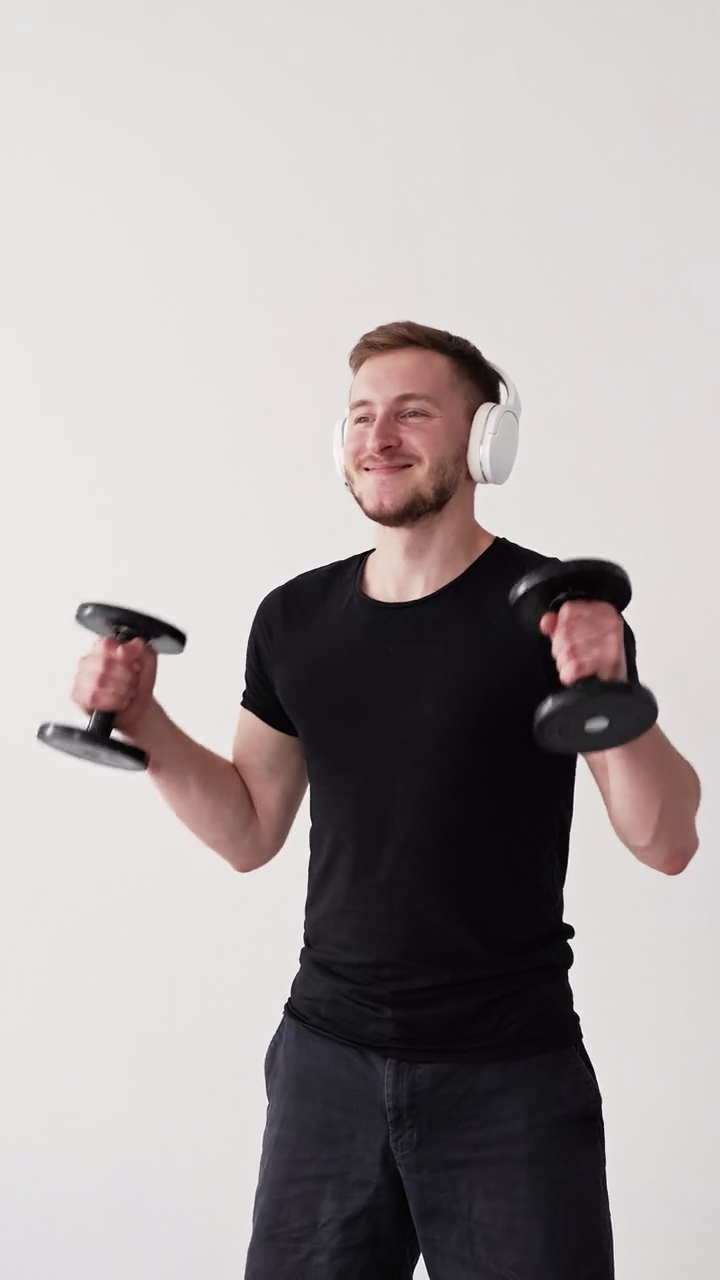
#> input picture frame 36 of data/fg/sportman.mp4, 720 x 1280 px, given in place of inter_video.mp4, which was not available
$ python compare2.py
#> lines starting #> are read from the running program, lines starting #| are printed output that depends on the picture
import cv2
import numpy as np


def resize_two_videos_keep_aspect_ratio(video1_path, video2_path, output_path):
    # 打开两个视频文件
    cap1 = cv2.VideoCapture(video1_path)
    cap2 = cv2.VideoCapture(video2_path)

    # 获取视频帧率
    fps1 = cap1.get(cv2.CAP_PROP_FPS)
    fps2 = cap2.get(cv2.CAP_PROP_FPS)

    # 获取每个视频的宽度和高度
    width1 = int(cap1.get(cv2.CAP_PROP_FRAME_WIDTH))
    height1 = int(cap1.get(cv2.CAP_PROP_FRAME_HEIGHT))
    width2 = int(cap2.get(cv2.CAP_PROP_FRAME_WIDTH))
    height2 = int(cap2.get(cv2.CAP_PROP_FRAME_HEIGHT))

    # 确定输出视频的高度和宽度
    min_height = min(height1, height2)
    min_width1 = int(min_height * width1 / height1)
    min_width2 = int(min_height * width2 / height2)

    # 确定输出视频的帧率
    out_fps = min(fps1, fps2)

    # 输出视频宽度是两个视频的宽度之和
    output_width = min_width1 + min_width2
    output_height = min_height

    # 创建视频写入对象
    fourcc = cv2.VideoWriter_fourcc(*'mp4v')
    out = cv2.VideoWriter(output_path, fourcc, out_fps, (output_width, output_height))

    while True:
        ret1, frame1 = cap1.read()
#> frame1 is the input picture: shape (1280, 720, 3); mean B, G, R 165.4, 164.7, 171
        ret2, frame2 = cap2.read()

        if not ret1 or not ret2:
            break

        # 按保持长宽比缩放每个视频帧
        frame1 = cv2.resize(frame1, (min_width1, min_height))
        frame2 = cv2.resize(frame2, (min_width2, min_height))

        # 将视频帧拼接在一起
        side_by_side_frame = np.hstack((frame1, frame2))
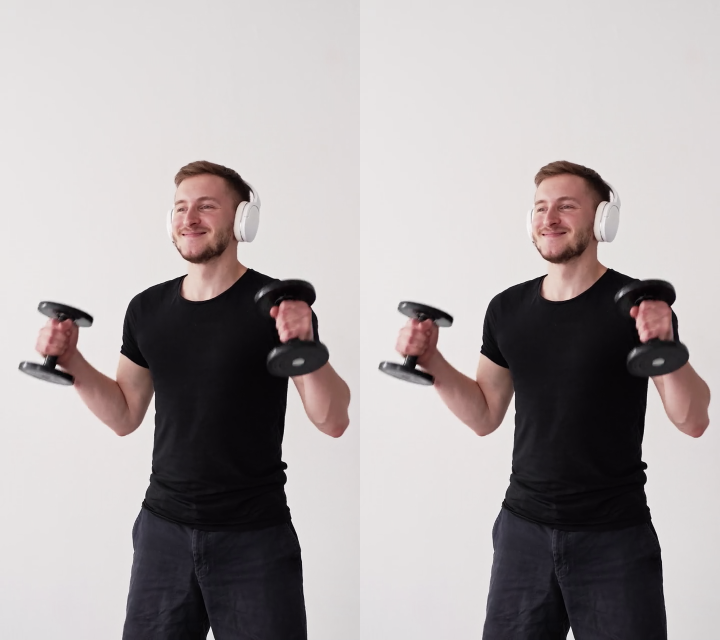
#> side_by_side_frame: shape (1280, 1440, 3) (shown at 1/2 size); mean B, G, R 165.4, 164.7, 171
        out.write(side_by_side_frame)

    # 释放资源
    cap1.release()
    cap2.release()
    out.release()


if __name__ == "__main__":
    video1_path = "/workspace/pyz/RollingDepth/output/iclight/test1222_6/inter_video.mp4"
    video2_path = "/workspace/pyz/RollingDepth/output/iclight/test1222_6/sportman_rgb.mp4"
    #video3_path = ""
    output_path = "compare/iclight_alignment/sportman_sun_sbs_video_1222_6.mp4"

    resize_two_videos_keep_aspect_ratio(video1_path, video2_path,output_path)

$ run again, starting later in the video
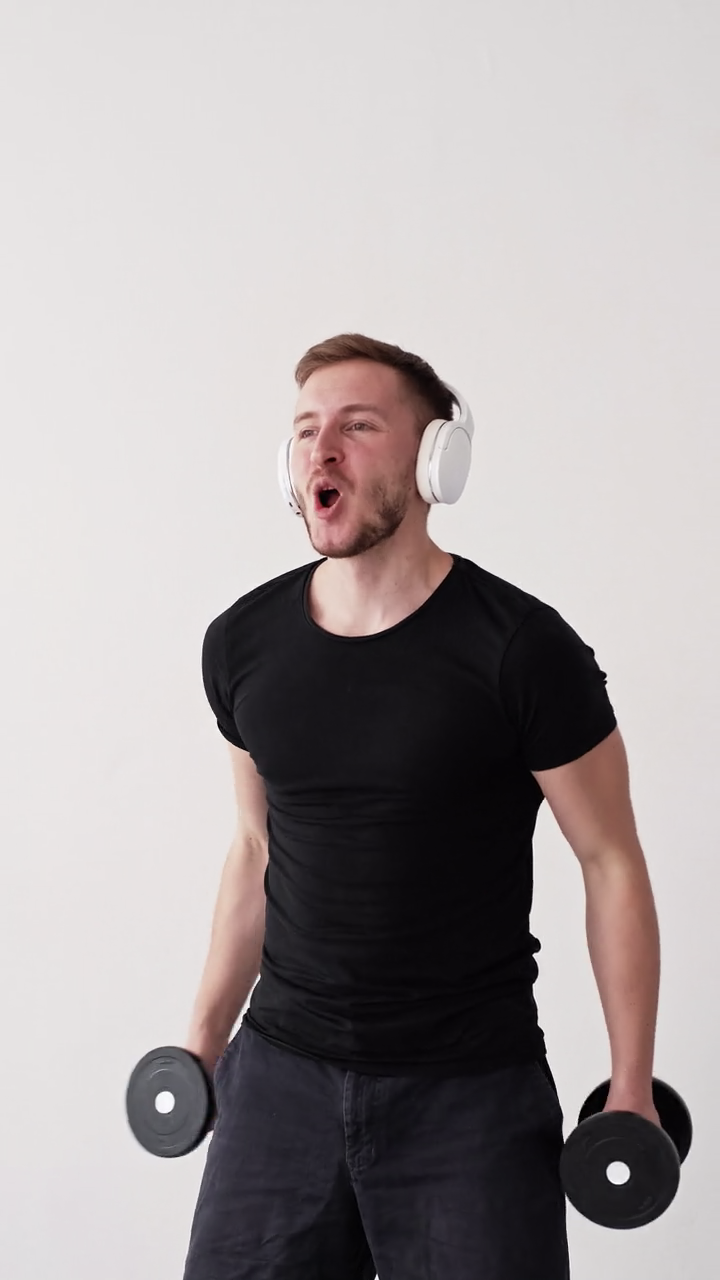
#> input picture frame 163 of data/fg/sportman.mp4, 720 x 1280 px, given in place of inter_video.mp4, which was not available
#> in resize_two_videos_keep_aspect_ratio, frame1 is the input picture: shape (1280, 720, 3); mean B, G, R 162.2, 161.6, 168
#> in resize_two_videos_keep_aspect_ratio, `side_by_side_frame = np.hstack((frame1, frame2))`:
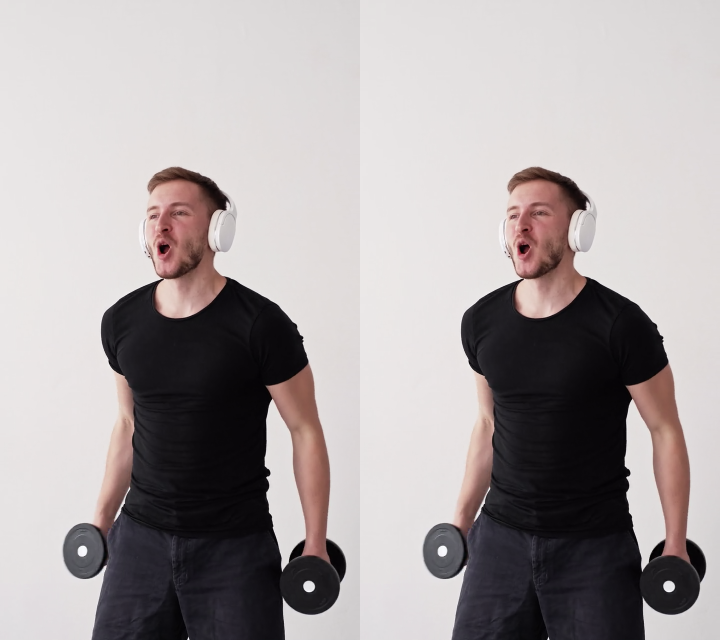
#> side_by_side_frame: shape (1280, 1440, 3) (shown at 1/2 size); mean B, G, R 162.2, 161.6, 168

$ run again, starting later in the video
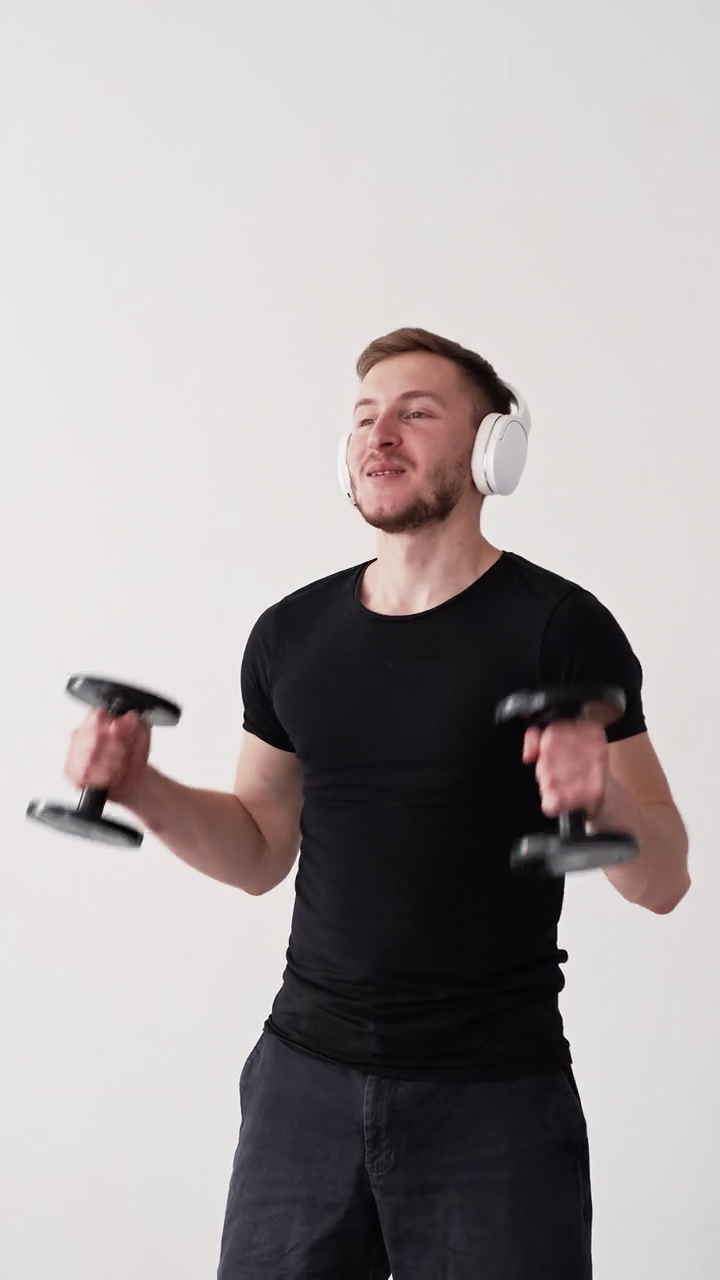
#> input picture frame 290 of data/fg/sportman.mp4, 720 x 1280 px, given in place of inter_video.mp4, which was not available
#> in resize_two_videos_keep_aspect_ratio, frame1 is the input picture: shape (1280, 720, 3); mean B, G, R 165.1, 164.5, 171
#> in resize_two_videos_keep_aspect_ratio, `side_by_side_frame = np.hstack((frame1, frame2))`:
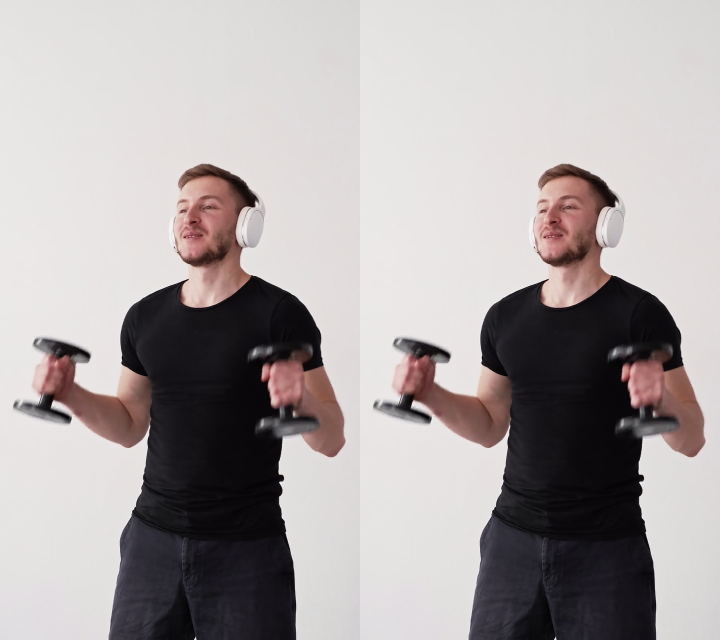
#> side_by_side_frame: shape (1280, 1440, 3) (shown at 1/2 size); mean B, G, R 165.1, 164.5, 171
